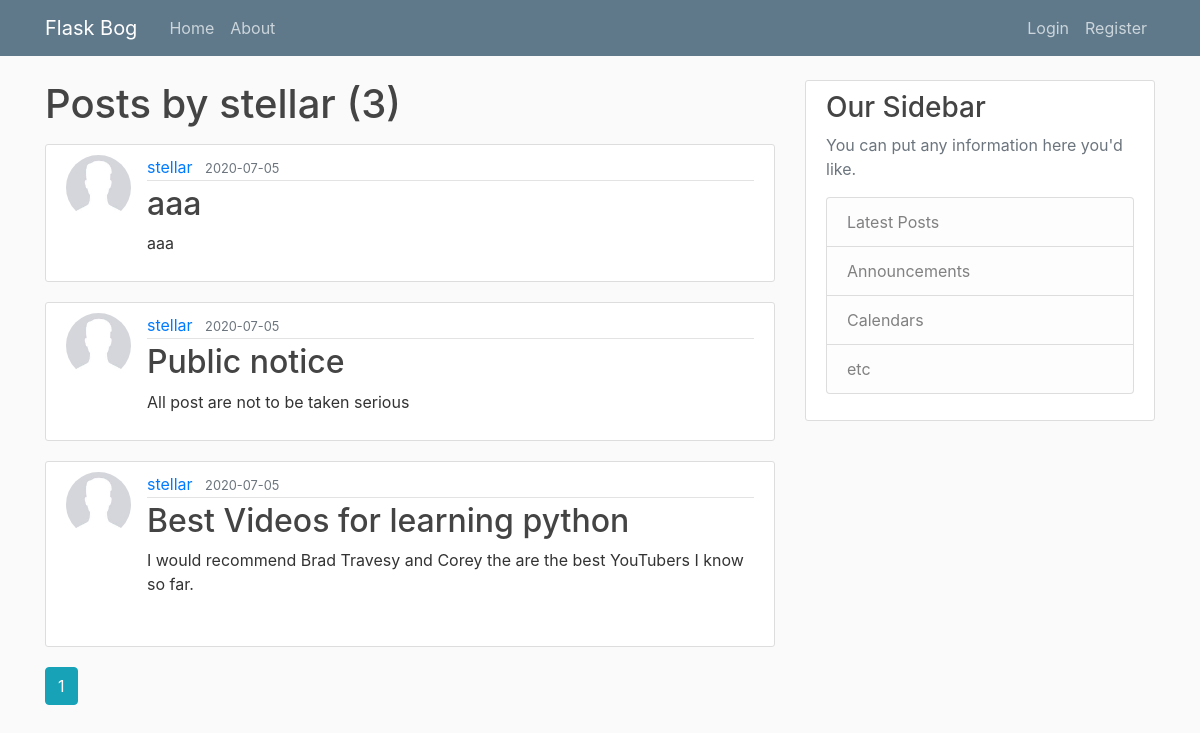
The app's page /user/stellar with its own data.
### flaskblog/models.py (models this page shows, shortened)
class User(db.Model, UserMixin):
    id = db.Column(db.Integer, primary_key=True)
    username = db.Column(db.String(20), unique=True, nullable=False)
    email = db.Column(db.String(120), unique=True, nullable=False)
    image_file = db.Column(db.String(20), nullable=False, default=f'default ({img_num}).jpg')
    password = db.Column(db.String(60), nullable=False)
    posts = db.relationship('Post', backref='author', lazy=True)

class Post(db.Model):
    id = db.Column(db.Integer, primary_key=True)
    title = db.Column(db.String(100), nullable=False)
    date_posted = db.Column(db.DateTime,nullable=False, default=datetime.utcnow)
    content = db.Column(db.Text, nullable=False)
    user_id = db.Column(db.Integer, db.ForeignKey('user.id'), nullable=False)

### flaskblog/routes.py (the view)
@app.route('/user/<string:username>')
def user_posts(username):
    page = request.args.get('page', 1, type=int)
    user = User.query.filter_by(username=username).first_or_404()
    posts = Post.query.filter_by(author=user)\
        .order_by(Post.date_posted.desc()).\
        paginate(page=page, per_page=5)
    return render_template('user_posts.html', posts=posts, user=user)

### flaskblog/templates/user_posts.html
{% extends "layout.html" %}
{% block content %}
<h1 class="mb-3">Posts by {{ user.username }} ({{ posts.total }})</h1>
    {% for post in posts.items %}
        <article class="media content-section">
        <img src="{{ url_for('static', filename='images/' + post.author.image_file) }}" alt="user image" class="rounded-circle article-img">
        <div class="media-body">
            <div class="article-metadata">
            <a class="mr-2" href="{{ url_for('user_posts', username=post.author.username )}}">{{ post.author.username }}</a>
            <small class="text-muted">{{ post.date_posted.strftime('%Y-%m-%d') }}</small>
            </div>
            <h2><a class="article-title" href="{{ url_for('post', post_id=post.id) }}">{{ post.title }}</a></h2>
            <p class="article-content">{{ post.content }}</p>
        </div>
        </article>
    {% endfor %}
  {% for page_num in posts.iter_pages(left_edge=1, right_edge=1, left_current=1, right_current=2): %}
    {% if page_num: %}
      {% if posts.page == page_num:%}
        <a href="{{ url_for('user_posts', username=user.username, page=page_num) }}" class="btn btn-info mb-4">{{ page_num }}</a>
      {% else %}
        <a href="{{ url_for('user_posts', username=user.username, page=page_num) }}" class="btn btn-outline-info mb-4">{{ page_num }}</a>
      {% endif %}
    {% else %}
      ...
    {% endif %}
  {% endfor %}
{% endblock content %}

### flaskblog/static/main.css (style rules this page uses)
body { background: #fafafa; color: #333333; margin-top: 5rem; }
h1, h2, h3, h4, h5, h6 { color: #444444; }
.content-section { background: #ffffff; padding: 10px 20px; border: 1px solid #dddddd; border-radius: 3px; margin-bottom: 20px; }
.article-title { color: #444444; }
.article-content { white-space: pre-line; }
.article-img { height: 65px; width: 65px; margin-right: 16px; }
.article-metadata { padding-bottom: 1px; margin-bottom: 4px; border-bottom: 1px solid #e3e3e3; }

### records on screen
User: username "stellar"
Post: image_file (placeholder picture), author.username "stellar", date_posted "2020-07-05", title "aaa", content "aaa"
Post: image_file (placeholder picture), author.username "stellar", date_posted "2020-07-05", title "Public notice", content "All post are not to be taken serious"
Post: image_file (placeholder picture), author.username "stellar", date_posted "2020-07-05", title "Best Videos for learning python", content "I would recommend Brad Travesy and Corey the are the best YouTubers I know so far."

### other values on screen
{{ posts.total }} "3"
{{ page_num }} "1"
